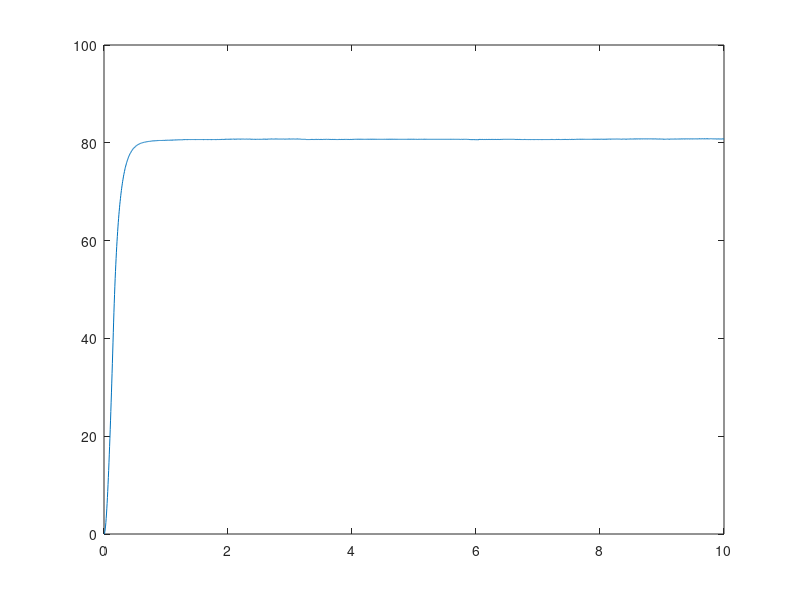

Recreate this plot in MATLAB. (Note: this script raises an error after producing the figure.)
Ts = 0.005
y = load('motor_data/y_motore.mat').y
t = load('motor_data/t_motore.mat').t
u(1) = 12
s=tf('s')
%% Filter signal
% With 10 seconds, and Ts = 0.005 we have 2000 samples, so 20 windowSize
% means is equal to 1.5%
windowSize = 30
b=(1/windowSize)*ones(1,windowSize)
a = 1
y_filtered = filter(b,a,y)
plot(t,y_filtered)
%% Metodo delle aree

n = size(y_filtered)
S1 = 0
y_overline = y_filtered(length(y_filtered))
for i = 1:n-1
    S1 = S1 +(y_overline-y_filtered(i))*(t(i+1)-t(i));% definizione di integrale, f * \delta T, che suppongo essere sufficientemente piccolo
end
Q = trapz(t(1:length(t)),y_filtered(1:length(y_filtered)))
ext_area = y_overline*t(round(length(t)))-Q
S1 = ext_area/y_overline
mu = y_overline / u(1)
%%
% S1 = 5.0048 = T + tau
f=find(t<S1) % per ricavare quanto vale tau mi vado a vedere innanzitutto quando la t è pari a 5.0048, approssimo per difetto in questo caso
% i < 502
S2 = trapz(t(1:length(f)),y_filtered(1:length(f)))
T = S2*exp(1)/y_overline
tau = S1-T
G = mu/(1+s*T)*exp(-tau*s)
G_senza_pade = mu/(1+s*T)

%% Approssimazione di Padè in ss
G_senza_delay = G_senza_pade/s/9.5493;
num = [0 0 6.734];
den = [1.199 9.549 0];
[A,B,C,D] = tf2ss(num,den);
%A = [0 1; 0 -9.2081]
%B = [0; 61.9337]
%C = [1 0]
%D = 0
%%

% sys_without_delay = ss(A,B,C,D);
% Q = [0.0003 0 0; 0 0.1  0; 0 0 1];
% R = 0.01;
% [K_tilde,S,e] = lqi(ss(A,B,C,D),Q,R,0);
% kr = -1/(C*inv(A-B*K_tilde(1:2))*B);
%%
sys_with_delay = ss(A,B,C,D,'InputDelay',tau)
sys_pade = pade(sys_with_delay,1,Inf,Inf)
%%
A = sys_pade.A
B = sys_pade.B
C = sys_pade.C

D = sys_pade.D
Q = [0.01 0 0 0; 0 10 0 0; 0 0 0.01 0; 0 0 0 5]
R =  0.87*10
[K_tilde,S,e] = lqi(ss(A,B,C,D),Q,R,0)
kr = -1/(C*inv(A-B*K_tilde(1:3))*B)

%% Discretizzazione
K_discreta = K_tilde(1:3)
sys_int = tf([K_tilde(3)],[1 0])
sys_int_d = c2d(sys_int,Ts,'tustin')


%% Approssimazione di Padè in ss

% G_senza_pade = (mu/(1+s*T))
% G_pade = (mu/(1+s*T))*((1-0.5*tau*s)/(1+0.5*tau*s)) 
% % oppure
% % pade = pade(tau,1)
% % G_pade = G_senza_pade*pade 
% % Same result, using matlab function
% G_with_integration = G_pade/s/9.5493
% % [num,den]=tfdata(G_pade)
% num_without_pole = [0 -0.1697 6.7333]
% den_without_pole = [0.0030 0.1436 1]
% [Aw,Bw,Cw,Dw]=tf2ss(num_without_pole,den_without_pole)

%%
%syms x_punto x u
%x_punto = -A*x+B*ud
%y = x
%u_punto = u - ud(t) / T

%[x_punto ; u_punto] = [-A B; 0 -1/T][x u] + [0 1/T]u
%y = [1 0 ][x u]

% A = [-9.2074 61.9639; 0 -16.211]
% B= [0 ;16.211]
% C= [1 0]


%%

% A1 = [ 0 1 0; 0 -9.2074 61.9639; 0 0 -16.211]
% B1 = [0; 0; 16.211]
% C1 = [1 0 0]
% D1 = 0
% Q = [100 0 0 0; 0 0.1 0 0; 0 0 0.1 0; 0 0 0 5]
% R = 0.001
% [K_tilde1,S,e] = lqi(ss(A1,B1,C1,D1),Q,R)
% kr = -1/(C1*inv(A1-B1*K_tilde1(1:3))*B1)


%%
% num = [0 0 -0.2075 6.726]
% den = [0.032 1.332 9.549 0]
% [A,B,C,D]=tf2ss(num,den)
% Dovrebbe funzionare fino a w circa 1/tau, ovvero 19.8410 nel nostro caso
%https://lpsa.swarthmore.edu/Representations/SysRepTransformations/TF2SS.html#:~:text=Probably%20the%20most%20straightforward%20method,is%20not%20important%20to%20us.
%H(s) = Y(s)/U(s)=(b0s^n+b1s^{n-1}+...+b_{n-1}s+b_n)/(s^n+a_1s^{n-1}+...+a_{n-1}s+a_n)
% A = [0 1 0 ... 0; 0 0 1 ... 0; .....,; 0 0 0... 1; -a_n -a_{n-1} -a_{n-2}
% ... -a1]
% B = [0;0;...;1] C = [(b_n-a_nb_0) (b_{n-1}-a_{n-1}b_0) ... (b_2-a_2b_0)
% (b_1-a_1b_0)] D= b_0
% b0 = 6.733
% b1 = -0.1697
% a0=1
% a1=0.1436
% a2 = 0.002983
% A = [0 1; -a0/a2 -a1/a2]
% B = [0; 1/a2]
% C = [b0-(b1*a0)/a2 b1-(b1*a1)/a2]
% D=b0

%% 
% b0 = 0
% b1 = -0.2075
% b2 = 6.726
% a3 = 0
% a2 = 1/0.032
% a1 = 1.332 / 0.032
% A = [0 1 0; 0 0 1;-a3 -a2 -a1]
% B = [0; 0; 1]
% C = [b2 b1 b0]
% D=0
% Q = eye(4)
% R = 1
% [K,S,e] = lqi(ss(A,B,C,D),Q,R)
% kr = -1/(C*inv(A-B*K(1:3))*B)



